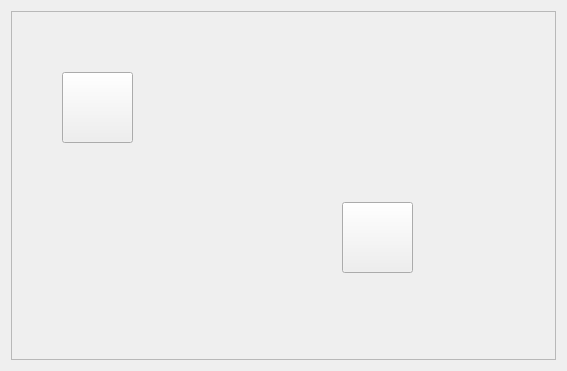
<?xml version="1.0" encoding="UTF-8"?>
<ui version="4.0">
 <class>Tab3ControlPannel</class>
 <widget class="QWidget" name="Tab3ControlPannel">
  <property name="geometry">
   <rect>
    <x>0</x>
    <y>0</y>
    <width>567</width>
    <height>371</height>
   </rect>
  </property>
  <property name="windowTitle">
   <string>Form</string>
  </property>
  <layout class="QVBoxLayout" name="verticalLayout">
   <item>
    <widget class="QScrollArea" name="scrollArea">
     <property name="widgetResizable">
      <bool>true</bool>
     </property>
     <widget class="QWidget" name="scrollAreaWidgetContents">
      <property name="geometry">
       <rect>
        <x>0</x>
        <y>0</y>
        <width>547</width>
        <height>351</height>
       </rect>
      </property>
      <layout class="QFormLayout" name="formLayout">
       <item row="0" column="0">
        <widget class="QLabel" name="label">
         <property name="text">
          <string/>
         </property>
         <property name="pixmap">
          <pixmap resource="AiotClient.qrc">:/images/Image/room1.png</pixmap>
         </property>
        </widget>
       </item>
      </layout>
      <widget class="QPushButton" name="pPBLamp">
       <property name="geometry">
        <rect>
         <x>50</x>
         <y>60</y>
         <width>71</width>
         <height>71</height>
        </rect>
       </property>
       <property name="text">
        <string/>
       </property>
       <property name="icon">
        <iconset resource="AiotClient.qrc">
         <normaloff>:/images/Image/light_off.png</normaloff>
         <normalon>:/images/Image/light_on.png</normalon>:/images/Image/light_off.png</iconset>
       </property>
       <property name="iconSize">
        <size>
         <width>70</width>
         <height>70</height>
        </size>
       </property>
       <property name="checkable">
        <bool>true</bool>
       </property>
      </widget>
      <widget class="QPushButton" name="pPBPlug">
       <property name="geometry">
        <rect>
         <x>330</x>
         <y>190</y>
         <width>71</width>
         <height>71</height>
        </rect>
       </property>
       <property name="text">
        <string/>
       </property>
       <property name="icon">
        <iconset resource="AiotClient.qrc">
         <normaloff>:/images/Image/plug_off.png</normaloff>
         <normalon>:/images/Image/plug_on.png</normalon>:/images/Image/plug_off.png</iconset>
       </property>
       <property name="iconSize">
        <size>
         <width>70</width>
         <height>70</height>
        </size>
       </property>
       <property name="checkable">
        <bool>true</bool>
       </property>
      </widget>
      <zorder>label</zorder>
      <zorder>pPBLamp</zorder>
      <zorder>pPBPlug</zorder>
     </widget>
    </widget>
   </item>
  </layout>
 </widget>
 <resources>
  <include location="AiotClient.qrc"/>
 </resources>
 <connections/>
</ui>
